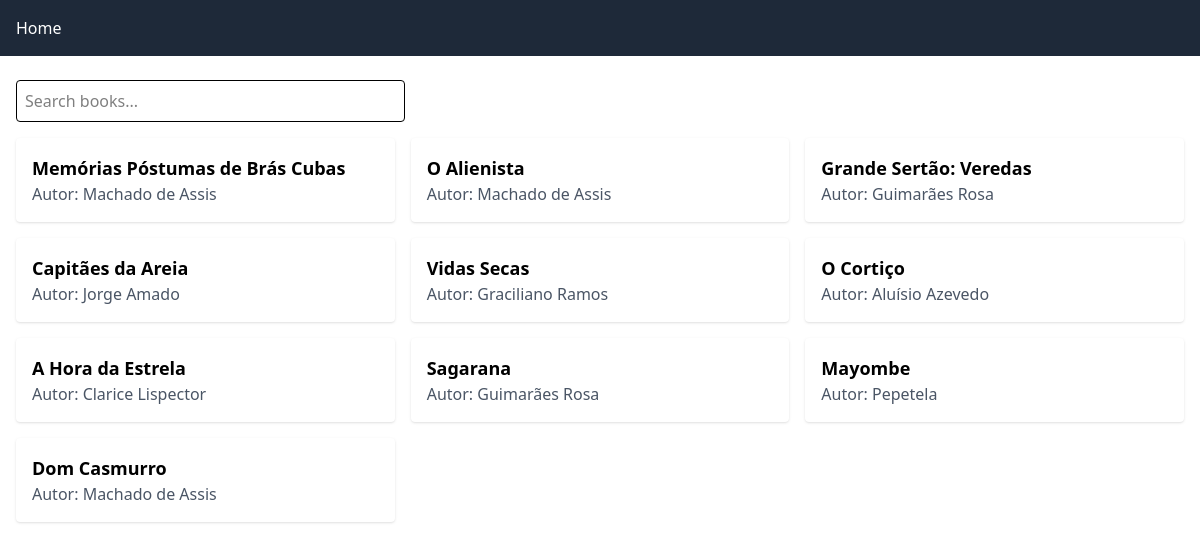
The page / on the database its author committed.
### tables this page shows
CREATE TABLE livros(
    id INTEGER PRIMARY KEY AUTOINCREMENT,
    titulo VARCHAR(255),
    autor VARCHAR(100),
    descricao TEXT,
    ano_de_lancamento INTEGER,
    nro_paginas INTEGER,
    usuario_id INTEGER,
    foreign key(usuario_id) references usuarios(id) ON DELETE CASCADE
);

### functions.php (called while the page is built, shortened)
<?php
function view($view, $data = []){
    require "views/template/app.php";
}

### controllers/index.controller.php (called while the page is built)
<?php
require_once 'data.php';
view("index", [
    'livros' => $livros
]);

### routes.php (called while the page is built, shortened)
<?php
$controller = str_replace('/', '', parse_url($_SERVER['REQUEST_URI'])['path']);
if (!$controller) $controller = "index";
require "controllers/{$controller}.controller.php";

### index.php (called while the page is built)
<?php
require "functions.php";
require "routes.php";

### data.php (called while the page is built)
<?php
$db = new PDO('sqlite:database.sqlite');
$query = $db->query('SELECT * FROM livros');
$livros = $query->fetchAll();

### views/index.view.php (the view)
<section class=" p-4">
<input type="text" placeholder="Search books..." class="mb-4 p-2 border rounded  mt-2 w-full md:w-1/2 lg:w-1/3 m-auto">
<div class="grid grid-cols-1 md:grid-cols-2 lg:grid-cols-3 gap-4">
    <?php foreach ($livros as $livro): ?>
        <a href="livro?id=<?php echo $livro['id']; ?>" class="bg-white p-4 rounded shadow">
            <h2 class="text-lg font-semibold"><?php echo $livro['titulo']; ?></h2>
            <p class="text-gray-600">Autor: <?php echo $livro['autor']; ?></p>
        </a>
    <?php endforeach; ?>
</div>
</section>

### views/template/app.php (shortened to what this page needs)
<!DOCTYPE html>
<html lang="en">
<head>
    <script src="https://cdn.jsdelivr.net/npm/@tailwindcss/browser@4"></script>
</head>
<body>
    <header>
        <nav class="bg-gray-800 p-4">
            <ul class="flex space-x-4">
                <li><a href="/" class="text-white hover:text-gray-300 transition">Home</a></li>
            </ul>
        </nav>
    </header>
    <main>
            <?php require"views/{$view}.view.php"; ?>
    </main>
</body>
</html>

### rows shown on the page
livros: titulo "Memórias Póstumas de Brás Cubas", autor "Machado de Assis"
livros: titulo "O Alienista", autor "Machado de Assis"
livros: titulo "Grande Sertão: Veredas", autor "Guimarães Rosa"
livros: titulo "Capitães da Areia", autor "Jorge Amado"
livros: titulo "Vidas Secas", autor "Graciliano Ramos"
livros: titulo "O Cortiço", autor "Aluísio Azevedo"
livros: titulo "A Hora da Estrela", autor "Clarice Lispector"
livros: titulo "Sagarana", autor "Guimarães Rosa"
livros: titulo "Mayombe", autor "Pepetela"
livros: titulo "Dom Casmurro", autor "Machado de Assis"
